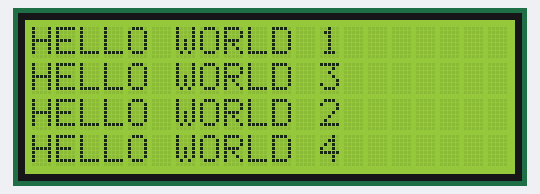
A sketch run on a simulated Arduino Uno, built with avr-gcc and run on an emulated ATmega328P. Parts: 20×4 character LCD.

Above: at 0.2 s.
At 1.2 s:
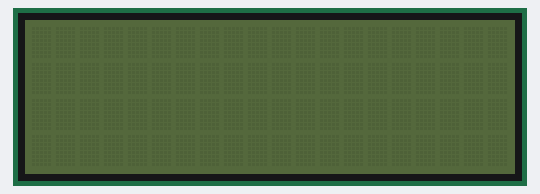

Measured:
- what the display in image 1 shows lasts 1.1 s, from 1.1 s to 2.2 s

The sketch:

SainsmartLCD.ino
```cpp
//////////////////////////////////////////////////////////////////////////////////
// Name:   SainsmartLCD.txt                                                     //
//                                                                              //
// Author: Sergio PL                                                            //
//         http://idielectronica.blogspot.com/                                  //
//         http://github.com/sphanlung/                                          //
//                                                                              //
// Date:   09-08-2014                                                           //
//                                                                              //
// Description: This code was designed to use the 20x4 SainSmart LCD module     //
// with the Arduino Uno. To use it, you need to replace the LiquidCrystal_I2C   //
// with LiquidCrystal_V1.2.1.zip, created by F. Malpartida.                     //
//                                                                              //
//////////////////////////////////////////////////////////////////////////////////

#include <Wire.h>                  // Loads I2C interface library
#include <LiquidCrystal_I2C.h>     // Loads LCD library for I2C

#define I2C_ADDR 0x27              // Set I2C device address
								   // Find it in datasheet

//Define pins in LCD controller for I2C interface. Don't change.
#define BACKLIGHT_PIN 3
#define En_pin 2
#define Rw_pin 1
#define Rs_pin 0
#define D4_pin 4
#define D5_pin 5
#define D6_pin 6
#define D7_pin 7

LiquidCrystal_I2C lcd(I2C_ADDR,En_pin,Rw_pin,Rs_pin,D4_pin, D5_pin,D6_pin,D7_pin);

void setup()
{
lcd.begin (20,4,LCD_5x8DOTS);      //Define type of LCD display
lcd.setBacklightPin(BACKLIGHT_PIN,POSITIVE);
}

// Start LCD display loop
void loop()
{
lcd.setBacklight(HIGH);            // Turn on LCD backlight
lcd.clear();                       // Clear LCD characters
lcd.print("HELLO WORLD 1       "); // Print rows 1 through 4
lcd.print("HELLO WORLD 2       ");
lcd.print("HELLO WORLD 3       ");
lcd.print("HELLO WORLD 4       ");
delay(1000);                       // Wait 1000 ms (1 sec)
lcd.clear();                       // Clear LCD characters
lcd.setBacklight(LOW);             // Turn off LCD backlight
delay(1000);                       // Wait 1000 ms (1 sec)
}
```
